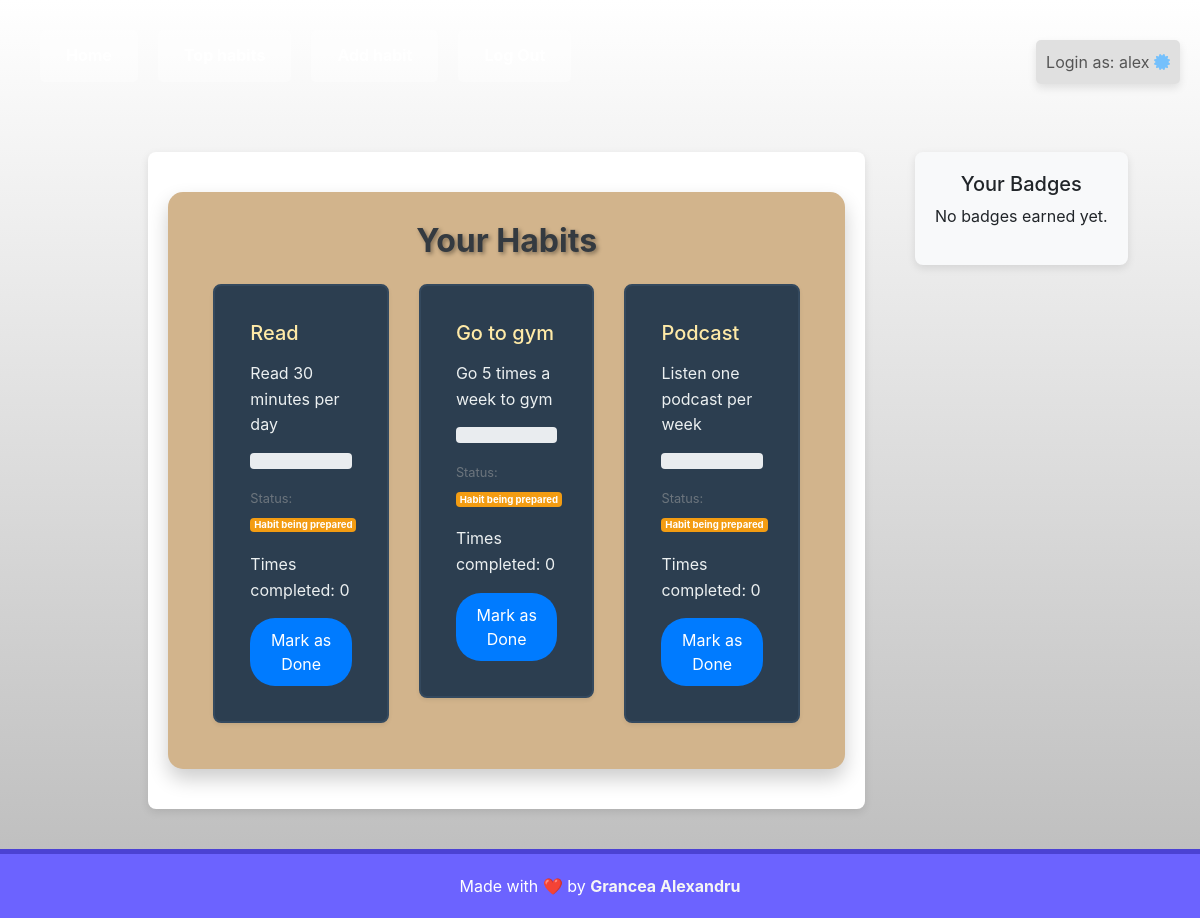
The page /main (signed in) on the database its author committed.
### habits/models.py (models this page shows, shortened)
class User(AbstractUser):
    pass

class Habit(models.Model):
    user = models.ForeignKey(User, on_delete=models.CASCADE, related_name="habits")
    habit = models.CharField(max_length=64)
    description = models.CharField(max_length=255)
    status = models.CharField(max_length=64, default="Habit being formed")
    times_completed = models.IntegerField(default=0)
    private = models.BooleanField(default=False)

### habits/views.py (the view)
# urls.py: path('main', views.main_page, name='main_page'),
def main_page(request):
    habits = Habit.objects.filter(user=request.user)
    total_completed = 0
    for habit in habits:
        if habit.times_completed >= 30:
            total_completed += 1
    user_badges = get_badge(total_completed)
    return render(request, "habits/main_page.html", {
        "habits": habits,
        "user_badges": user_badges
    })

### habits/templatetags/custom_filters.py (called while the page is built)
@register.filter
def percentage(value, max_value):
    try:
        return (value / max_value) * 100
    except (ValueError, ZeroDivisionError):
        return 0

@register.filter
def get_badge(total_completed):
    user_badges = []
    if total_completed >= 1:
        user_badges.append("Starter Badge")
    if total_completed >= 5:
        user_badges.append("Consistency Badge")
    if total_completed >= 10:
        user_badges.append("Master Badge")
    return user_badges

### templates/habits/main_page.html (shortened to what this page needs)
{% extends "habits/layout.html" %}
{% load custom_filters %}
{% block body %}
<div class="blackboard-margin">
    <div class="header">
        <h2>Your Habits</h2>
    </div>
    {% if habits %}
        <div class="habit-list mt-4">
            <div class="row">
                {% for habit in habits %}
                    <div class="col-md-4 mb-3">
                        <div class="card shadow-sm habit-card" id="habit-card-{{ habit.id }}">
                            <div class="card-body">
                                <h5 class="card-title">{{ habit.habit }}</h5>
                                <p class="card-text">{{ habit.description }}</p>
                            <div class="progress">
                            </div>
                            <p class="card-text">
                                <small class="text-muted">Status:
                                    <span id="status-{{ habit.id }}">
                                        {% if habit.times_completed >= 30 %}
                                            <span class="badge badge-success">Congrats, you built a habit! </span>
                                        {% elif habit.times_completed >= 25 %}
                                            <span class="badge badge-primary">Almost there!</span>
                                        {% elif habit.times_completed >= 10 %}
                                            <span class="badge badge-secondary"> Keep going! </span>
                                        {% else %}
                                            <span class="badge badge-warning">Habit being prepared</span>
                                        {% endif %}
                                    </span>
                                </small>
                            </p>
                            <p class="card-text">
                                Times completed: <span id="times-completed-{{ habit.id }}">{{ habit.times_completed }}</span>
                            </p>
                            <button class="btn btn-primary btn-sm mark-done-btn" data-habit-id="{{ habit.id }}">Mark as Done</button>
                            </div>
                        </div>
                    </div>
                {% endfor %}
            </div>
        </div>
    {% else %}
        <div class="alert alert-info text-center mt-4" role="alert">
            You don't have any habits yet. <a href="{% url 'add_habit' %}" class="alert-link">Add a new habit</a> to get started!
        </div>
    {% endif %}
</div>
{% endblock %}

### templates/habits/layout.html (shortened to what this page needs)
{% load static %}
{% load custom_filters %}
<!DOCTYPE html>
<html lang="en">
<head>
    <link rel="stylesheet" href="https://stackpath.bootstrapcdn.com/bootstrap/4.4.1/css/bootstrap.min.css">
    <link href="{% static 'habits/style.css' %}" rel="stylesheet">
    <link rel="stylesheet" href="https://cdnjs.cloudflare.com/ajax/libs/font-awesome/6.0.0-beta3/css/all.min.css">
</head>
<body>
    <div class="gradient-background">
        {% if user.is_authenticated %}
        <div class="login-status">
            Login as: {{ user.username }} <i class="fa-solid fa-certificate" style="color: #74C0FC;"></i>
        </div>
        {% endif %}
        <nav class="navbar navbar-expand-lg navbar-light bg-light">
            <div class="nav-links">
                {% if user.is_authenticated %}
                    <li class="nav-item">
                        <a class="nav-link" href="{% url 'main_page' %}">Home</a>
                    </li>
                    <li class="nav-item">
                        <a class="nav-link" href="{% url 'top_habits' %}">Top habits</a>
                    </li>
                    <li class="nav-item">
                        <a class="nav-link" href="{% url 'add_habit' %}"> Add habit</a>
                    </li>
                    <li class="nav-item">
                        <a class="nav-link" href="{% url 'logout' %}">Log Out</a>
                    </li>
                {% endif %}
            </div>
        </nav>
        <div class="container-fluid">
            <div class="row justify-content-center">
                <div class="col-md-8 offset-md-1">
                    <div class="main-content">
                        {% block body %}
                        {% endblock %}
                    </div>
                </div>
                {% if user.is_authenticated %}
                    <div class="col-md-3">
                        <div class="badge-section">
                            <h5>Your Badges</h5>
                            {% for badge in user_badges %}
                                <div class="reward-badge">
                                    {% if badge == "Starter Badge" %}
                                        <i class="fas fa-medal starter-badge" title="Starter Badge"></i>
                                    {% elif badge == "Consistency Badge" %}
                                        <i class="fas fa-award consistency-badge" title="Consistency Badge"></i>
                                    {% elif badge == "Master Badge" %}
                                        <i class="fas fa-trophy master-badge" title="Master Badge"></i>
                                    {% endif %}
                                </div>
                            {% empty %}
                                <p>No badges earned yet.</p>
                            {% endfor %}
                        </div>
                    </div>
                {% endif %}
            </div>
        </div>
    </div>
    <div class="footer">
        Made with ❤️ by <strong><a href="https://agportfolio-a13e2a8e20e4.herokuapp.com/" class="footer-link">Grancea Alexandru</a></strong>
    </div>
</body>
</html>

### habits/static/habits/style.css (style rules this page uses)
html, body { height: auto; margin: 0; padding: 0; display: flex; flex-direction: column; min-height: 100vh; }
body { display: flex; flex-direction: column; justify-content: space-between; }
.gradient-background { background: linear-gradient(white, grey, deepskyblue); background-size: 400% 400%; animation: gradient-animation 15s ease infinite; min-height: 100vh; padding: 20px; display: flex; flex-direction: column; }
.container-fluid { display: flex; justify-content: center; flex-wrap: wrap; padding: 20px; }
.row { width: 100%; max-width: 1300px; margin: 0 auto; }
.login-status { font-size: 16px; color: #555; background-color: #e0e0e0; padding: 10px; text-align: left; max-width: 200px; border-radius: 5px; position: fixed; top: 20px; right: 20px; z-index: 1000; box-shadow: 0px 4px 8px rgba(0, 0, 0, 0.1); }
.navbar { background-color: transparent !important; padding: 10px 20px; border-radius: 8px; box-shadow: none; margin-bottom: 20px; }
.nav-links { display: flex; justify-content: center; gap: 20px; list-style-type: none; padding: 0; margin: 0; }
.nav-link { color: #fff !important; font-weight: bold; font-size: 16px; text-decoration: none; }
.nav-item { padding: 5px 10px; border-radius: 5px; background-color: rgba(255, 255, 255, 0.3); }
h1, h2, h3 { color: #6c63ff; font-weight: bold; }
p, li { line-height: 1.6; font-size: 16px; }
.btn { background-color: #FF5733; color: #fff; border: none; border-radius: 25px; padding: 10px 20px; font-size: 16px; cursor: pointer; transition: background-color 0.3s ease, transform 0.2s ease; }
.badge-section { width: fit-content; margin: 0 auto; text-align: center; }
.footer { text-align: center; padding: 20px; background-color: #6c63ff; color: #fff; border-top: 5px solid #4b42d3; width: 100%; position: relative; bottom: 0; left: 0; margin-top: auto; }
.footer a { color: #ffe600; text-decoration: none; font-weight: bold; }
.footer a.footer-link { color: #f5f5f5 !important; font-weight: 700; text-decoration: none; transition: color 0.3s ease; }
.login-status { font-size: 16px; color: #555; background-color: #e0e0e0; padding: 10px; text-align: left; margin: 20px 0 20px 20px; max-width: 150px; border-radius: 5px; }
.header h2 { color: #343a40; }
.text-muted { color: #6c757d; }
.blackboard-margin { background-color: #d2b48c; padding: 30px; border-radius: 15px; box-shadow: 0 10px 20px rgba(0, 0, 0, 0.2); margin: 20px auto; max-width: 1200px; }
.header { text-align: center; margin-bottom: 20px; color: #ffffff; font-size: 2rem; text-shadow: 2px 2px 4px rgba(0, 0, 0, 0.4); }
.habit-card { background-color: #2c3e50; color: #e0e0e0; border: 2px solid #34495e; border-radius: 8px; box-shadow: 0 4px 8px rgba(0, 0, 0, 0.3); transition: box-shadow 0.3s ease, transform 0.3s ease; padding: 15px; }
.habit-card .card-title { font-size: 1.25rem; color: #ffeaa7; margin-bottom: 10px; }
.habit-card .card-text { color: #ecf0f1; margin-bottom: 15px; }
.badge { background-color: #1abc9c; color: #ffffff; }
.badge-warning { background-color: #f39c12; }
.btn-primary { background-color: #007bff; border-color: #007bff; }
.btn { transition: all 0.2s ease-in-out; }
.btn-primary { background-color: #007bff; border-color: #007bff; color: #ffffff; }
.progress { margin-bottom: 1rem; }
.card-text { margin-top: 1rem; }
.main-content { padding: 20px; background-color: #ffffff; border-radius: 8px; box-shadow: 0px 3px 8px rgba(0, 0, 0, 0.1); margin-top: 20px; }
.badge-section { padding: 20px; background-color: #f8f9fa; border-radius: 8px; box-shadow: 0px 3px 8px rgba(0, 0, 0, 0.1); margin-top: 20px; margin-left: 20px; }

### rows shown on the page
User: username "alex"
Habit: habit "Read", description "Read 30 minutes per day", shows "Habit being prepared", times_completed "0"
Habit: habit "Go to gym", description "Go 5 times a week to gym", shows "Habit being prepared", times_completed "0"
Habit: habit "Podcast", description "Listen one podcast per week", shows "Habit being prepared", times_completed "0"
